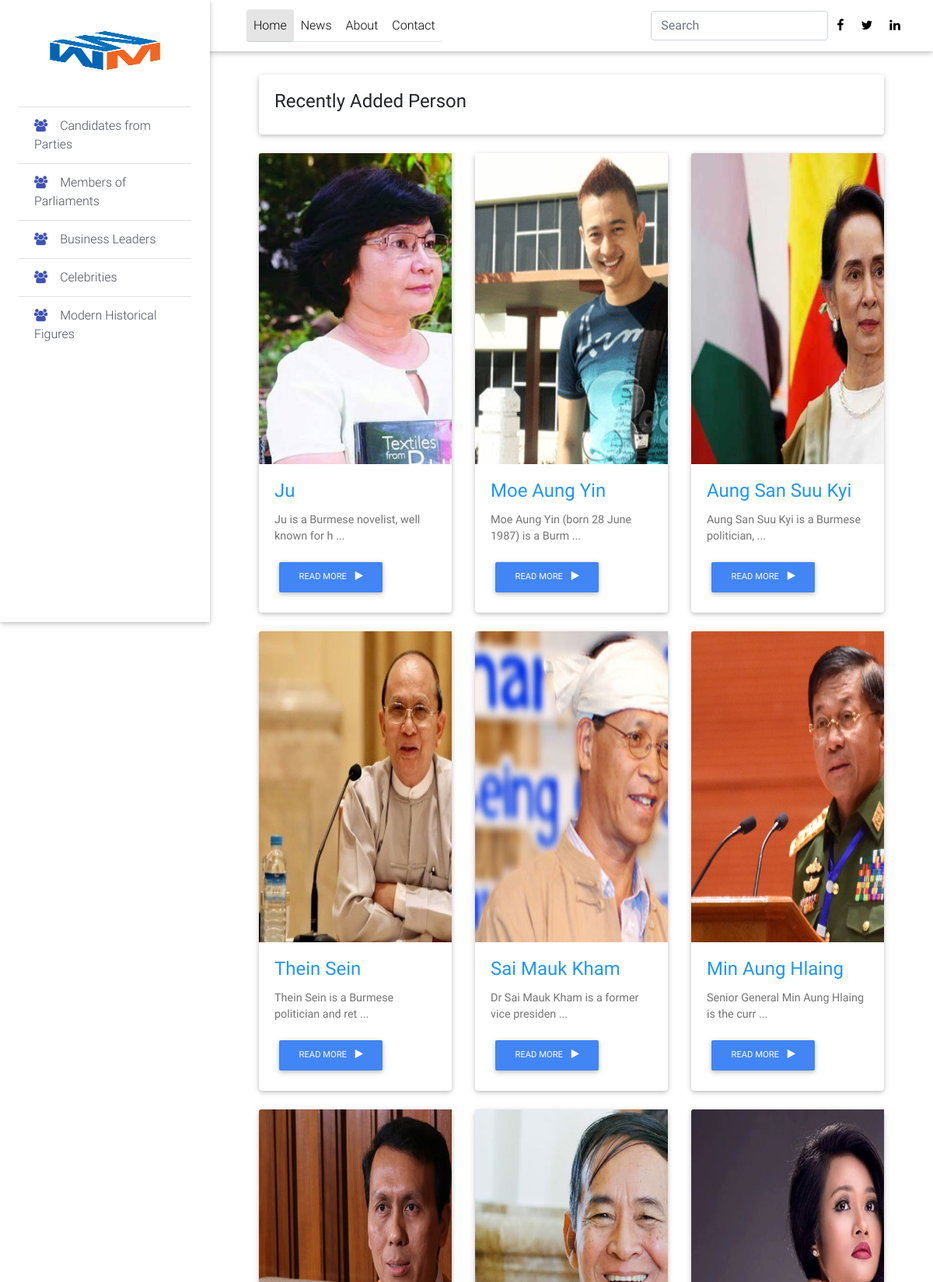
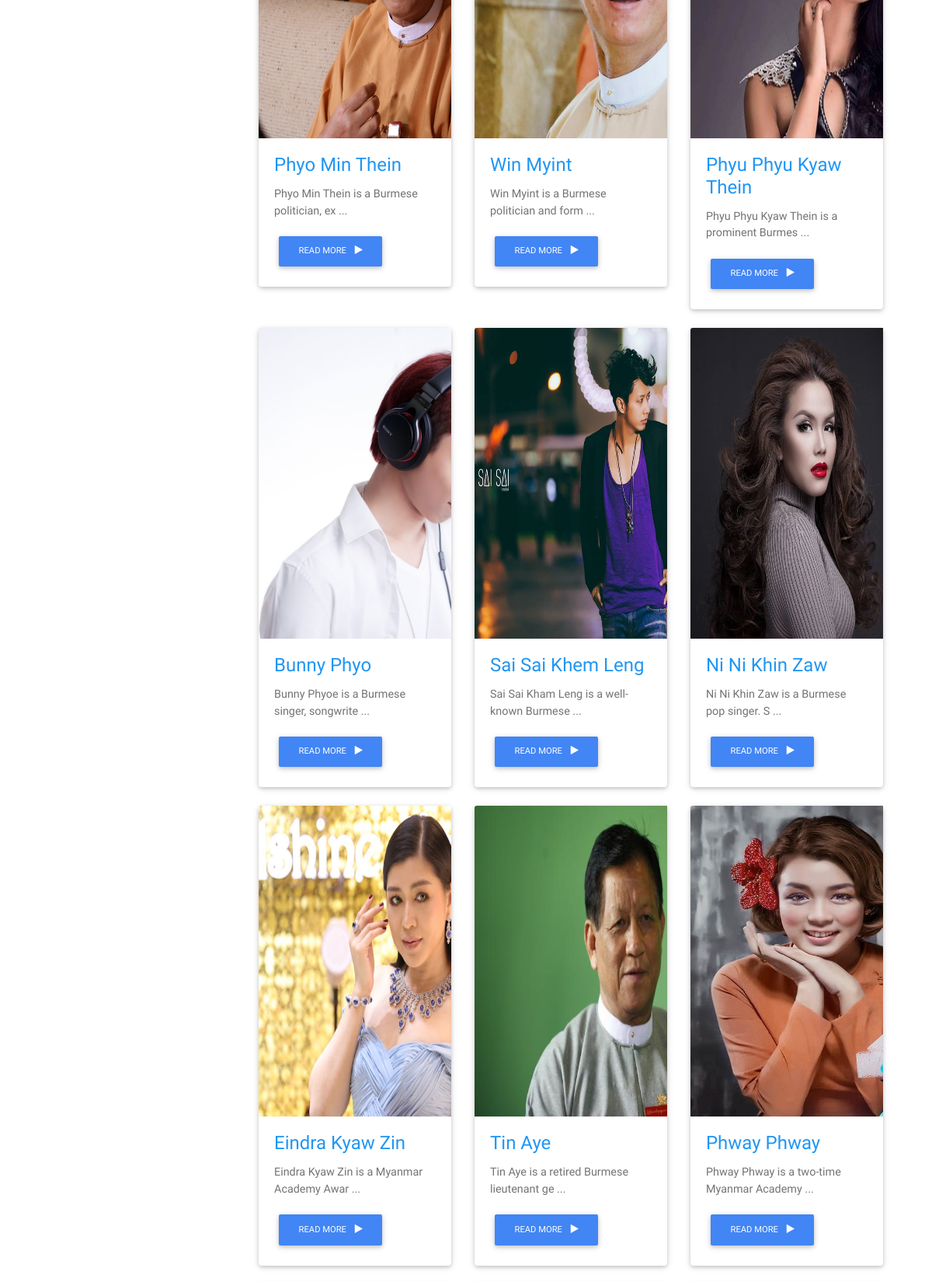
The page / (upper part) on the database its author committed (2 pictures, top to bottom).
### models.py (models this page shows, shortened)
class Person(db.Model):
    id = db.Column(db.Integer,primary_key=True)
    image_id = db.Column(db.String(20),nullable=False)
    name = db.Column(db.String(60),unique=True,nullable=False)
    slug = db.Column(db.String(60),unique=True)
    person_type = db.Column(db.String(50),nullable=False)
    biography = db.Column(db.Text,nullable=False)
    created_timestamp = db.Column(db.DateTime,default=datetime.datetime.now())
    rating = db.Column(db.Float,default=0.0)
    def read_more(self):
        return self.biography[:42] + " ..."

### views.py (the view)
@app.route('/')
def home():
	persons = Person.query.order_by(Person.created_timestamp.desc())
	return object_list('home.html',persons)

### views.py (called while the page is built)
def object_list(template,query):
	if request.args.get('q'):
		search = request.args['q']
		query = query.filter(Person.name.contains(search))
	return render_template(template,persons=query)

### templates/home.html (shortened to what this page needs)
{% extends 'base.html' %}
{% from "macro/display_person.html" import display_person %}
{% block content_search %}
	{% include "include/add_search.html" %}
{% endblock %}
{% block content_main %}
            <div class="card mb-4 wow fadeIn">
                <div class="card-body d-sm-flex justify-content-between">
                    <form class="d-flex justify-content-left">
                        <h4 class="mb-2 mb-sm-0 pt-1">
                        <h4>
                                Recently Added Person
                        </h4>
                    </h4>
                    </form>
                </div>
            </div>
    {{ display_person(persons) }}
{% endblock %}

### templates/macro/display_person.html (shortened to what this page needs)
{% macro display_person(persons) %}
    <div class="row wow fadeIn">
	{% for person in persons %}
                <div class="col-lg-4 col-md-6 mb-4">
                        <div class="card">
                            <div class="view overlay">
                                <img style="width:400px;height:400px;"
                                src="{{ url_for('static',filename='img/'+person.image_id) }}"
                                class="card-img-top" alt="">
                            </div>
                            <div class="card-body">
                                <h4 class="card-title">
                                    <div class="blue-text">{{ person.name }}</div>
                                </h4>
                                <p class="card-text">
                                    {{ person.read_more() }}
                                </p>
                                <a href="{{ url_for('detail',slug=person.slug) }}" target=""
                                    class="btn btn-primary btn-md">
                                    Read More
                                    <i class="fa fa-play ml-2"></i>
                                </a>
                            </div>
                        </div>
                    </div>
               {% if loop.index % 3 == 0 %}
               		</div>
    				<div class="row wow fadeIn">
               {% endif %}
	{% endfor %}
	</div>
{% endmacro %}

### rows shown on the page
Person: image (picture), name "Ju", read_more "Ju is a Burmese novelist, well known for h ..."
Person: image (picture), name "Moe Aung Yin", read_more "Moe Aung Yin (born 28 June 1987) is a Burm ..."
Person: image (picture), name "Aung San Suu Kyi", read_more "Aung San Suu Kyi is a Burmese politician, ..."
Person: image (picture), name "Thein Sein", read_more "Thein Sein is a Burmese politician and ret ..."
Person: image (picture), name "Sai Mauk Kham", read_more "Dr Sai Mauk Kham is a former vice presiden ..."
Person: image (picture), name "Min Aung Hlaing", read_more "Senior General Min Aung Hlaing is the curr ..."
Person: image (picture), name "Phyo Min Thein", read_more "Phyo Min Thein is a Burmese politician, ex ..."
Person: image (picture), name "Win Myint", read_more "Win Myint is a Burmese politician and form ..."
Person: image (picture), name "Phyu Phyu Kyaw Thein", read_more "Phyu Phyu Kyaw Thein is a prominent Burmes ..."
Person: image (picture), name "Bunny Phyo", read_more "Bunny Phyoe is a Burmese singer, songwrite ..."
Person: image (picture), name "Sai Sai Khem Leng", read_more "Sai Sai Kham Leng is a well-known Burmese ..."
Person: image (picture), name "Ni Ni Khin Zaw", read_more "Ni Ni Khin Zaw is a Burmese pop singer. S ..."
Person: image (picture), name "Eindra Kyaw Zin", read_more "Eindra Kyaw Zin is a Myanmar Academy Awar ..."
Person: image (picture), name "Tin Aye", read_more "Tin Aye is a retired Burmese lieutenant ge ..."
Person: image (picture), name "Phway Phway", read_more "Phway Phway is a two-time Myanmar Academy ..."
